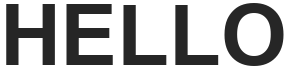

Python code for this plot:
# -*- coding: utf-8 -*-
"""
Created on Wed Jun 12 08:50:57 2019

@author: ShimaLab
"""

import matplotlib.pyplot as plt
import seaborn as sns;sns.set()
import numpy as np


def make_hello(N=1000,rseed=42):
    fig ,ax=plt.subplots(figsize=(4,1))
    fig.subplots_adjust(left=0,right=1,bottom=0,top=1)
    ax.axis('off')
    ax.text(0.5,0.4,'HELLO',va='center',ha='center',weight='bold',size=85)
    fig.savefig('hello.png')
    plt.close()
    
    
    from matplotlib.image import imread
    data=imread('hello.png')[::-1,:,0].T
    rng=np.random.RandomState(rseed)
    X=rng.rand(4*N,2)
    i,j=(X*data.shape).astype(int).T
    mask=(data[i,j]<1)
    X=X[mask]
    X[:,0]*=(data.shape[0]/data.shape[1])
    X=X[:N]
    return X[np.argsort(X[:,0])]


X=make_hello(1000)
colorize=dict(c=X[:,0],cmap=plt.cm.get_cmap('rainbow',5))
plt.scatter(X[:,0],X[:,1],**colorize)
plt.axis('equal')

